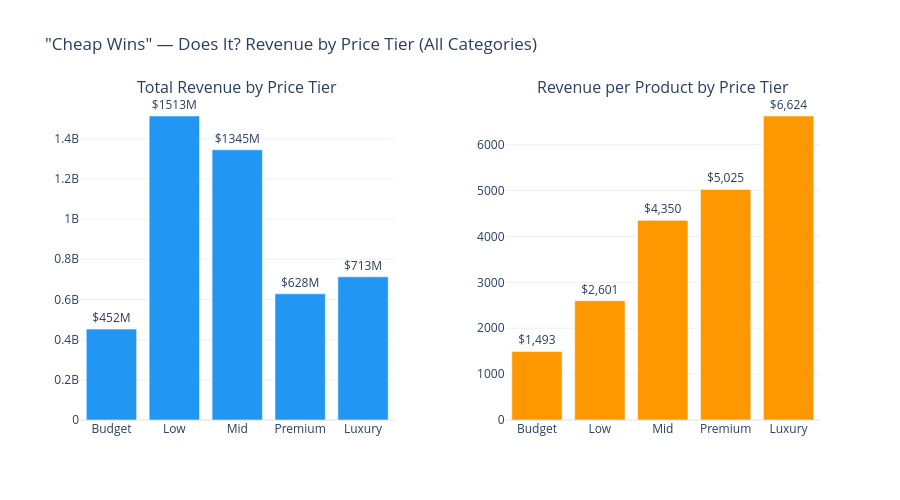

The notebook cell saved with this chart:
### Markdown cell above
### 3.1 — Overall Revenue by Price Tier

Aggregate across all categories: which price tier captures the most money?

### Code cell
tier_totals = (
    df_price.groupby(TIER_COL)
    .agg(
        total_rev=(TIER_REVENUE, 'sum'),
        total_products=(TIER_PRODUCTS, 'sum')
    )
    .reset_index()
)
tier_totals['rev_per_product'] = tier_totals['total_rev'] / tier_totals['total_products'].replace(0, np.nan)
tier_totals['rev_pct'] = (tier_totals['total_rev'] / tier_totals['total_rev'].sum() * 100).round(1)


tier_order = ['Budget', 'Low', 'Mid', 'Premium', 'Luxury']
tier_totals['sort'] = tier_totals[TIER_COL].map({t: i for i, t in enumerate(tier_order)})
tier_totals = tier_totals.sort_values('sort')

fig = make_subplots(
    rows=1, cols=2,
    subplot_titles=['Total Revenue by Price Tier', 'Revenue per Product by Price Tier'],
    horizontal_spacing=0.15
)

fig.add_trace(go.Bar(
    x=tier_totals[TIER_COL], y=tier_totals['total_rev'],
    marker_color='#2196F3', text=[f'${v/1e6:.0f}M' for v in tier_totals['total_rev']],
    textposition='outside', name='Total Revenue'
), row=1, col=1)

fig.add_trace(go.Bar(
    x=tier_totals[TIER_COL], y=tier_totals['rev_per_product'],
    marker_color='#FF9800', text=[f'${v:,.0f}' for v in tier_totals['rev_per_product']],
    textposition='outside', name='Revenue/Product'
), row=1, col=2)

fig.update_layout(
    title='"Cheap Wins" — Does It? Revenue by Price Tier (All Categories)',
    template=TEMPLATE, height=500, showlegend=False
)
save_chart(fig, '01_revenue_by_tier')
fig.show()

### Figure 1 — Plotly figure (JSON) as saved in the notebook; plotly's stock layout.template omitted (floating-point values rounded to 4 significant figures)
{"data": [{"marker": {"color": "#2196F3"}, "name": "Total Revenue", "text": ["$452M", "$1513M", "$1345M", "$628M", "$713M"], "textposition": "outside", "type": "bar", "x": ["Budget", "Low", "Mid", "Premium", "Luxury"], "xaxis": "x", "y": [452400000.0, 1513000000.0, 1345000000.0, 628100000.0, 712600000.0], "yaxis": "y"}, {"marker": {"color": "#FF9800"}, "name": "Revenue/Product", "text": ["$1,493", "$2,601", "$4,350", "$5,025", "$6,624"], "textposition": "outside", "type": "bar", "x": ["Budget", "Low", "Mid", "Premium", "Luxury"], "xaxis": "x2", "y": [1493.0, 2601.0, 4350.0, 5025.0, 6624.0], "yaxis": "y2"}], "layout": {"annotations": [{"font": {"size": 16}, "showarrow": false, "text": "Total Revenue by Price Tier", "x": 0.2125, "xanchor": "center", "xref": "paper", "y": 1, "yanchor": "bottom", "yref": "paper"}, {"font": {"size": 16}, "showarrow": false, "text": "Revenue per Product by Price Tier", "x": 0.7875, "xanchor": "center", "xref": "paper", "y": 1, "yanchor": "bottom", "yref": "paper"}], "height": 500, "showlegend": false, "title": {"text": "\"Cheap Wins\" — Does It? Revenue by Price Tier (All Categories)"}, "xaxis": {"anchor": "y", "domain": [0, 0.425]}, "xaxis2": {"anchor": "y2", "domain": [0.575, 1]}, "yaxis": {"anchor": "x", "domain": [0, 1]}, "yaxis2": {"anchor": "x2", "domain": [0, 1]}}}
